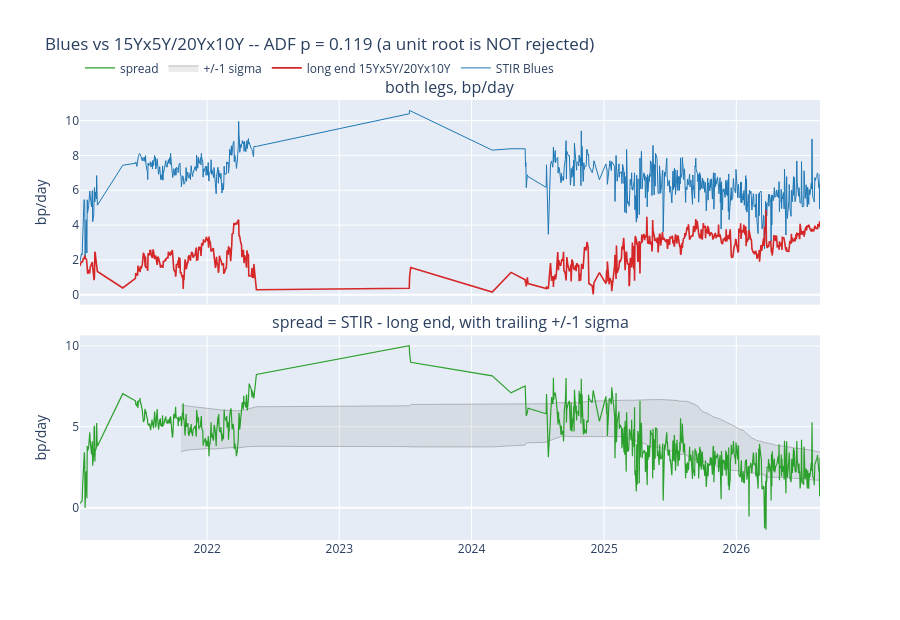

The cell this chart's notebook holds for it:
### Markdown cell above
## 10. The headline cell through time

`Blues` against `15Yx5Y/20Yx10Y` — the colour whose positioning regression
reproduced and the pair Citi published a full round trip for. Both legs, then
the spread with its own trailing 1-sigma band. The band is drawn so the level
can be read in context; the ADF p-value on this cell is printed with it so the
band is not mistaken for a mean-reversion envelope.

### Code cell
_s, _lb = STIR[LIVE.colour], LONG[LIVE.pair]
H = W3.build_vol_spread_panel(_s, _lb, LIVE)
_roll = H["spread"].rolling(LIVE.z_window, min_periods=LIVE.min_periods)
H["mu"], H["sd"] = _roll.mean(), _roll.std(ddof=0)
_row = SCREEN[(SCREEN["colour"] == LIVE.colour) & (SCREEN["pair"] == LIVE.pair)].iloc[0]
print(f"{LIVE.colour} vs {LIVE.pair}: n={int(_row['n'])}  "
      f"adf_p={_row['adf_p']:.4f}  half_life={_row['half_life']:.2f} bdays  "
      f"corr_changes={_row['corr_ch']:+.4f}")
print(f"current: STIR {_row['stir']:.3f} - long {_row['long']:.3f} = "
      f"{_row['spread']:+.3f} bp/day   z_now {_row['z_now']:+.3f}  "
      f"z_med5 {_row['z_med5']:+.3f}  z_lag {_row['z_lag']:+.3f}")

fig3 = make_subplots(rows=2, cols=1, shared_xaxes=True, vertical_spacing=0.07,
                     row_heights=[0.5, 0.5],
                     subplot_titles=("both legs, bp/day",
                                     "spread = STIR - long end, with trailing +/-1 sigma"))
fig3.add_trace(go.Scatter(x=H.index, y=H["stir_iv"], name=f"STIR {LIVE.colour}",
                          line=dict(color="#1f77b4", width=1)), row=1, col=1)
fig3.add_trace(go.Scatter(x=H.index, y=H["long_be"], name=f"long end {LIVE.pair}",
                          line=dict(color="#d62728", width=1.6)), row=1, col=1)
fig3.add_trace(go.Scatter(x=H.index, y=H["mu"] + H["sd"], name="+1 sigma",
                          line=dict(color="rgba(128,128,128,0.5)", width=1),
                          showlegend=False), row=2, col=1)
fig3.add_trace(go.Scatter(x=H.index, y=H["mu"] - H["sd"], name="+/-1 sigma",
                          line=dict(color="rgba(128,128,128,0.5)", width=1),
                          fill="tonexty", fillcolor="rgba(128,128,128,0.15)"), row=2, col=1)
fig3.add_trace(go.Scatter(x=H.index, y=H["spread"], name="spread",
                          line=dict(color="#2ca02c", width=1.2)), row=2, col=1)
fig3.update_yaxes(title_text="bp/day", row=1, col=1)
fig3.update_yaxes(title_text="bp/day", row=2, col=1)
_verdict = ("a unit root is NOT rejected" if _row["adf_p"] > ADF_ALPHA
            else f"a unit root IS rejected; half-life {_row['half_life']:.2f} bdays")
fig3.update_layout(height=620, hovermode="x unified",
                   title=(f"{LIVE.colour} vs {LIVE.pair} -- ADF p = "
                          f"{_row['adf_p']:.3f} ({_verdict})"),
                   legend=dict(orientation="h", yanchor="bottom", y=1.04, x=0))
fig3.show()

assert len(H) > LIVE.min_periods, "the headline cell has too little history to plot"
assert H["spread"].notna().iloc[-1], "the headline cell has no current spread"

### Figure 1 — Plotly figure (JSON) as saved in the notebook; plotly's stock layout.template omitted (floating-point values rounded to 4 significant figures; data arrays with more than 128 entries replaced by an {"elided": "..."} marker saying what was removed)
{"data": [{"line": {"color": "#1f77b4", "width": 1}, "name": "STIR Blues", "type": "scatter", "x": {"elided": "727 str values"}, "xaxis": "x", "y": {"elided": "727 float values"}, "yaxis": "y"}, {"line": {"color": "#d62728", "width": 1.6}, "name": "long end 15Yx5Y/20Yx10Y", "type": "scatter", "x": {"elided": "727 str values"}, "xaxis": "x", "y": {"elided": "727 float values"}, "yaxis": "y"}, {"line": {"color": "rgba(128,128,128,0.5)", "width": 1}, "name": "+1 sigma", "showlegend": false, "type": "scatter", "x": {"elided": "727 str values"}, "xaxis": "x2", "y": {"elided": "727 float values"}, "yaxis": "y2"}, {"fill": "tonexty", "fillcolor": "rgba(128,128,128,0.15)", "line": {"color": "rgba(128,128,128,0.5)", "width": 1}, "name": "+/-1 sigma", "type": "scatter", "x": {"elided": "727 str values"}, "xaxis": "x2", "y": {"elided": "727 float values"}, "yaxis": "y2"}, {"line": {"color": "#2ca02c", "width": 1.2}, "name": "spread", "type": "scatter", "x": {"elided": "727 str values"}, "xaxis": "x2", "y": {"elided": "727 float values"}, "yaxis": "y2"}], "layout": {"annotations": [{"font": {"size": 16}, "showarrow": false, "text": "both legs, bp/day", "x": 0.5, "xanchor": "center", "xref": "paper", "y": 1.0, "yanchor": "bottom", "yref": "paper"}, {"font": {"size": 16}, "showarrow": false, "text": "spread = STIR - long end, with trailing +/-1 sigma", "x": 0.5, "xanchor": "center", "xref": "paper", "y": 0.465, "yanchor": "bottom", "yref": "paper"}], "height": 620, "hovermode": "x unified", "legend": {"orientation": "h", "x": 0, "y": 1.04, "yanchor": "bottom"}, "title": {"text": "Blues vs 15Yx5Y/20Yx10Y -- ADF p = 0.119 (a unit root is NOT rejected)"}, "xaxis": {"anchor": "y", "domain": [0.0, 1.0], "matches": "x2", "showticklabels": false}, "xaxis2": {"anchor": "y2", "domain": [0.0, 1.0]}, "yaxis": {"anchor": "x", "domain": [0.535, 1.0], "title": {"text": "bp/day"}}, "yaxis2": {"anchor": "x2", "domain": [0.0, 0.465], "title": {"text": "bp/day"}}}}
